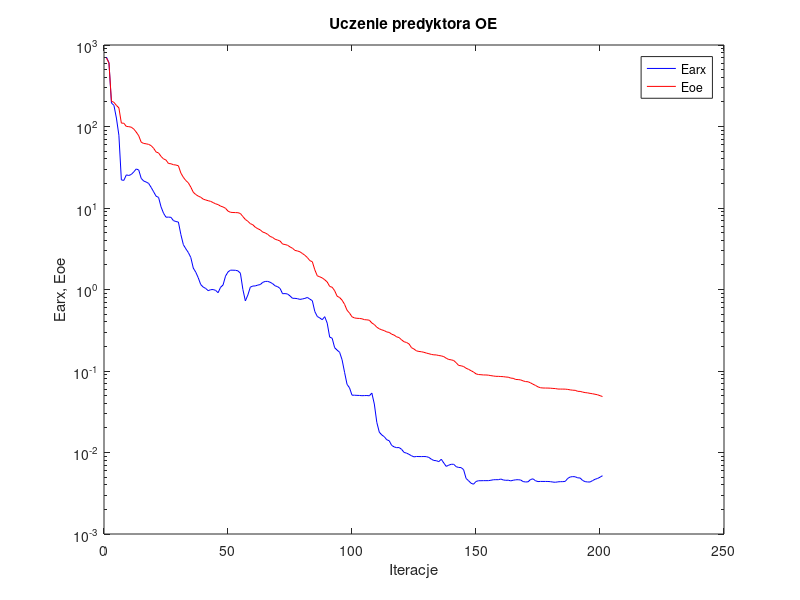
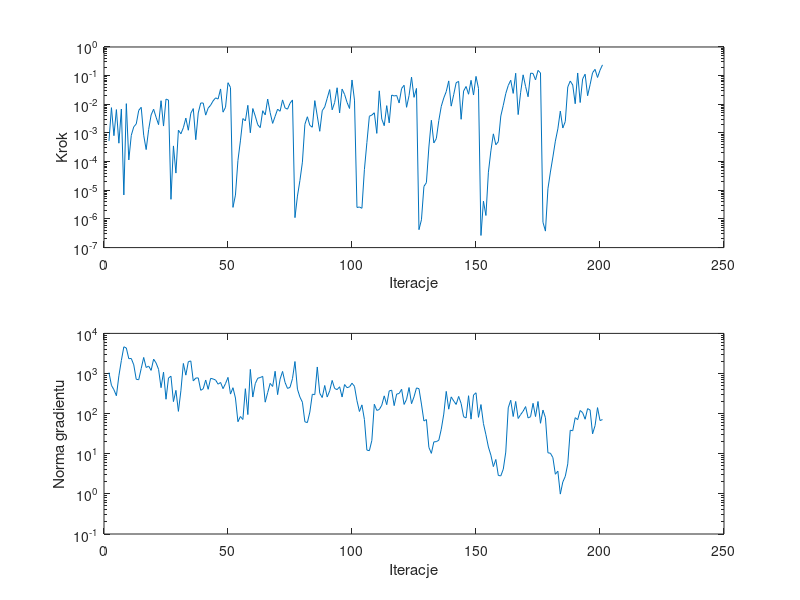

Recreate these plots in MATLAB, in order.
%uczenie predyktora oe
clear all;
n=0; farx(n+1)=7.065491e+002; foe(n+1)=6.926660e+002; wspucz(n+1)=0.000000e+000; ng(n+1)=0.000000e+000;
%odnowa zmiennej metryki
n=1; farx(n+1)=6.085497e+002; foe(n+1)=5.996253e+002; krok(n+1)=5.277180e-004; ng(n+1)=1.057308e+003;
n=2; farx(n+1)=1.940903e+002; foe(n+1)=2.041661e+002; krok(n+1)=7.632150e-003; ng(n+1)=5.073429e+002;
n=3; farx(n+1)=1.819928e+002; foe(n+1)=1.978897e+002; krok(n+1)=8.028344e-004; ng(n+1)=3.946813e+002;
n=4; farx(n+1)=1.269932e+002; foe(n+1)=1.816493e+002; krok(n+1)=6.543079e-003; ng(n+1)=2.792509e+002;
n=5; farx(n+1)=7.818705e+001; foe(n+1)=1.693325e+002; krok(n+1)=4.395065e-004; ng(n+1)=8.772086e+002;
n=6; farx(n+1)=2.210826e+001; foe(n+1)=1.100366e+002; krok(n+1)=6.854056e-003; ng(n+1)=2.114570e+003;
n=7; farx(n+1)=2.182408e+001; foe(n+1)=1.096769e+002; krok(n+1)=6.872937e-006; ng(n+1)=4.632837e+003;
n=8; farx(n+1)=2.549469e+001; foe(n+1)=1.002140e+002; krok(n+1)=1.053841e-002; ng(n+1)=4.322421e+003;
n=9; farx(n+1)=2.506531e+001; foe(n+1)=9.954585e+001; krok(n+1)=1.144049e-004; ng(n+1)=2.341016e+003;
n=10; farx(n+1)=2.580136e+001; foe(n+1)=9.805830e+001; krok(n+1)=8.258271e-004; ng(n+1)=2.370542e+003;
n=11; farx(n+1)=2.773318e+001; foe(n+1)=9.305051e+001; krok(n+1)=1.636169e-003; ng(n+1)=1.643475e+003;
n=12; farx(n+1)=3.014496e+001; foe(n+1)=8.541042e+001; krok(n+1)=2.063028e-003; ng(n+1)=7.174015e+002;
n=13; farx(n+1)=2.925962e+001; foe(n+1)=7.702370e+001; krok(n+1)=6.130766e-003; ng(n+1)=6.998372e+002;
n=14; farx(n+1)=2.310788e+001; foe(n+1)=6.416798e+001; krok(n+1)=7.852675e-003; ng(n+1)=1.329639e+003;
n=15; farx(n+1)=2.142322e+001; foe(n+1)=6.193664e+001; krok(n+1)=8.374265e-004; ng(n+1)=2.515182e+003;
n=16; farx(n+1)=2.084681e+001; foe(n+1)=6.135109e+001; krok(n+1)=2.632539e-004; ng(n+1)=1.411348e+003;
n=17; farx(n+1)=2.002552e+001; foe(n+1)=6.034394e+001; krok(n+1)=1.317301e-003; ng(n+1)=1.531499e+003;
n=18; farx(n+1)=1.791485e+001; foe(n+1)=5.824549e+001; krok(n+1)=4.258262e-003; ng(n+1)=1.197255e+003;
n=19; farx(n+1)=1.583475e+001; foe(n+1)=5.405035e+001; krok(n+1)=6.734730e-003; ng(n+1)=2.279911e+003;
n=20; farx(n+1)=1.396244e+001; foe(n+1)=4.869375e+001; krok(n+1)=3.544455e-003; ng(n+1)=1.833458e+003;
n=21; farx(n+1)=1.349060e+001; foe(n+1)=4.739012e+001; krok(n+1)=1.950271e-003; ng(n+1)=1.271509e+003;
n=22; farx(n+1)=1.032969e+001; foe(n+1)=4.295265e+001; krok(n+1)=1.333847e-002; ng(n+1)=4.434562e+002;
n=23; farx(n+1)=8.634125e+000; foe(n+1)=4.007010e+001; krok(n+1)=1.742801e-003; ng(n+1)=1.081770e+003;
n=24; farx(n+1)=7.709003e+000; foe(n+1)=3.875577e+001; krok(n+1)=1.519649e-002; ng(n+1)=2.284109e+002;
n=25; farx(n+1)=7.734284e+000; foe(n+1)=3.516064e+001; krok(n+1)=1.406421e-002; ng(n+1)=7.727683e+002;
%odnowa zmiennej metryki
n=26; farx(n+1)=7.680164e+000; foe(n+1)=3.489889e+001; krok(n+1)=4.837436e-006; ng(n+1)=8.564166e+002;
n=27; farx(n+1)=7.001884e+000; foe(n+1)=3.398220e+001; krok(n+1)=3.529670e-004; ng(n+1)=1.995049e+002;
n=28; farx(n+1)=6.823080e+000; foe(n+1)=3.367451e+001; krok(n+1)=3.980988e-005; ng(n+1)=3.803831e+002;
n=29; farx(n+1)=6.721952e+000; foe(n+1)=3.298064e+001; krok(n+1)=1.250908e-003; ng(n+1)=1.138909e+002;
n=30; farx(n+1)=4.717378e+000; foe(n+1)=2.681323e+001; krok(n+1)=9.352282e-004; ng(n+1)=3.703836e+002;
n=31; farx(n+1)=3.547953e+000; foe(n+1)=2.378659e+001; krok(n+1)=1.525147e-003; ng(n+1)=1.781796e+003;
n=32; farx(n+1)=3.156373e+000; foe(n+1)=2.171148e+001; krok(n+1)=3.303815e-003; ng(n+1)=9.109943e+002;
n=33; farx(n+1)=2.845186e+000; foe(n+1)=2.036611e+001; krok(n+1)=1.243743e-003; ng(n+1)=1.973995e+003;
n=34; farx(n+1)=2.470327e+000; foe(n+1)=1.803449e+001; krok(n+1)=4.869577e-003; ng(n+1)=2.057997e+003;
n=35; farx(n+1)=1.832687e+000; foe(n+1)=1.561393e+001; krok(n+1)=7.088910e-003; ng(n+1)=6.540153e+002;
n=36; farx(n+1)=1.630865e+000; foe(n+1)=1.463314e+001; krok(n+1)=5.823194e-004; ng(n+1)=7.711113e+002;
n=37; farx(n+1)=1.394472e+000; foe(n+1)=1.399363e+001; krok(n+1)=5.000456e-003; ng(n+1)=7.780440e+002;
n=38; farx(n+1)=1.150216e+000; foe(n+1)=1.355178e+001; krok(n+1)=1.109636e-002; ng(n+1)=3.817935e+002;
n=39; farx(n+1)=1.071731e+000; foe(n+1)=1.285208e+001; krok(n+1)=1.109636e-002; ng(n+1)=4.163277e+002;
n=40; farx(n+1)=1.029990e+000; foe(n+1)=1.255037e+001; krok(n+1)=4.191618e-003; ng(n+1)=6.885892e+002;
n=41; farx(n+1)=9.679202e-001; foe(n+1)=1.228927e+001; krok(n+1)=7.366454e-003; ng(n+1)=4.044919e+002;
n=42; farx(n+1)=9.945485e-001; foe(n+1)=1.206678e+001; krok(n+1)=9.317111e-003; ng(n+1)=7.575706e+002;
n=43; farx(n+1)=9.990225e-001; foe(n+1)=1.165455e+001; krok(n+1)=1.321526e-002; ng(n+1)=7.315741e+002;
n=44; farx(n+1)=9.759525e-001; foe(n+1)=1.125642e+001; krok(n+1)=1.676647e-002; ng(n+1)=6.876605e+002;
n=45; farx(n+1)=9.136283e-001; foe(n+1)=1.101146e+001; krok(n+1)=1.525264e-002; ng(n+1)=5.421445e+002;
n=46; farx(n+1)=1.064073e+000; foe(n+1)=1.054554e+001; krok(n+1)=3.432277e-002; ng(n+1)=5.988077e+002;
n=47; farx(n+1)=1.135703e+000; foe(n+1)=1.030184e+001; krok(n+1)=5.320104e-003; ng(n+1)=4.196662e+002;
n=48; farx(n+1)=1.459790e+000; foe(n+1)=9.922501e+000; krok(n+1)=7.883344e-003; ng(n+1)=5.623403e+002;
n=49; farx(n+1)=1.642068e+000; foe(n+1)=9.156106e+000; krok(n+1)=5.671128e-002; ng(n+1)=8.009262e+002;
n=50; farx(n+1)=1.727781e+000; foe(n+1)=8.859694e+000; krok(n+1)=3.871130e-002; ng(n+1)=3.073883e+002;
%odnowa zmiennej metryki
n=51; farx(n+1)=1.724797e+000; foe(n+1)=8.805045e+000; krok(n+1)=2.531451e-006; ng(n+1)=4.427436e+002;
n=52; farx(n+1)=1.720918e+000; foe(n+1)=8.783211e+000; krok(n+1)=6.790329e-006; ng(n+1)=2.448949e+002;
n=53; farx(n+1)=1.693855e+000; foe(n+1)=8.758168e+000; krok(n+1)=1.089132e-004; ng(n+1)=6.286052e+001;
n=54; farx(n+1)=1.584891e+000; foe(n+1)=8.559693e+000; krok(n+1)=5.295816e-004; ng(n+1)=8.481407e+001;
n=55; farx(n+1)=1.001308e+000; foe(n+1)=7.849392e+000; krok(n+1)=3.174920e-003; ng(n+1)=7.146407e+001;
n=56; farx(n+1)=7.245106e-001; foe(n+1)=7.239439e+000; krok(n+1)=2.634602e-003; ng(n+1)=4.184673e+002;
n=57; farx(n+1)=8.555053e-001; foe(n+1)=6.869681e+000; krok(n+1)=9.210884e-003; ng(n+1)=9.474764e+001;
n=58; farx(n+1)=1.069169e+000; foe(n+1)=6.428275e+000; krok(n+1)=1.016331e-003; ng(n+1)=1.266656e+003;
n=59; farx(n+1)=1.102756e+000; foe(n+1)=6.234946e+000; krok(n+1)=7.119007e-003; ng(n+1)=2.591819e+002;
n=60; farx(n+1)=1.106509e+000; foe(n+1)=5.810138e+000; krok(n+1)=3.868579e-003; ng(n+1)=5.599850e+002;
n=61; farx(n+1)=1.133047e+000; foe(n+1)=5.574641e+000; krok(n+1)=1.934772e-003; ng(n+1)=7.646068e+002;
n=62; farx(n+1)=1.149174e+000; foe(n+1)=5.389286e+000; krok(n+1)=1.532691e-003; ng(n+1)=7.933551e+002;
n=63; farx(n+1)=1.223508e+000; foe(n+1)=5.067283e+000; krok(n+1)=5.967857e-003; ng(n+1)=8.487963e+002;
n=64; farx(n+1)=1.255638e+000; foe(n+1)=4.952149e+000; krok(n+1)=4.264608e-003; ng(n+1)=1.929722e+002;
n=65; farx(n+1)=1.258997e+000; foe(n+1)=4.749904e+000; krok(n+1)=1.526430e-002; ng(n+1)=3.354658e+002;
n=66; farx(n+1)=1.226475e+000; foe(n+1)=4.481225e+000; krok(n+1)=5.119766e-003; ng(n+1)=5.679179e+002;
n=67; farx(n+1)=1.179253e+000; foe(n+1)=4.350554e+000; krok(n+1)=2.156451e-003; ng(n+1)=4.755550e+002;
n=68; farx(n+1)=1.109999e+000; foe(n+1)=4.133785e+000; krok(n+1)=3.799123e-003; ng(n+1)=1.137210e+003;
n=69; farx(n+1)=1.083898e+000; foe(n+1)=4.043425e+000; krok(n+1)=6.752063e-003; ng(n+1)=2.975366e+002;
n=70; farx(n+1)=1.029776e+000; foe(n+1)=3.930336e+000; krok(n+1)=5.711898e-003; ng(n+1)=7.238162e+002;
n=71; farx(n+1)=8.875776e-001; foe(n+1)=3.615159e+000; krok(n+1)=1.423591e-002; ng(n+1)=1.127757e+003;
n=72; farx(n+1)=8.910180e-001; foe(n+1)=3.562968e+000; krok(n+1)=7.481826e-003; ng(n+1)=6.006806e+002;
n=73; farx(n+1)=8.812687e-001; foe(n+1)=3.492928e+000; krok(n+1)=6.764823e-003; ng(n+1)=4.249410e+002;
n=74; farx(n+1)=8.344932e-001; foe(n+1)=3.331786e+000; krok(n+1)=1.082825e-002; ng(n+1)=4.508761e+002;
n=75; farx(n+1)=7.802937e-001; foe(n+1)=3.208447e+000; krok(n+1)=1.417782e-002; ng(n+1)=7.464295e+002;
%odnowa zmiennej metryki
n=76; farx(n+1)=7.791474e-001; foe(n+1)=3.017499e+000; krok(n+1)=1.109990e-006; ng(n+1)=1.989950e+003;
n=77; farx(n+1)=7.716528e-001; foe(n+1)=2.970462e+000; krok(n+1)=6.273370e-006; ng(n+1)=4.073745e+002;
n=78; farx(n+1)=7.565733e-001; foe(n+1)=2.901569e+000; krok(n+1)=2.201687e-005; ng(n+1)=2.590528e+002;
n=79; farx(n+1)=7.653298e-001; foe(n+1)=2.766124e+000; krok(n+1)=9.579321e-005; ng(n+1)=1.928216e+002;
n=80; farx(n+1)=7.778824e-001; foe(n+1)=2.629288e+000; krok(n+1)=1.997747e-003; ng(n+1)=6.259899e+001;
n=81; farx(n+1)=7.992418e-001; foe(n+1)=2.466492e+000; krok(n+1)=3.677109e-003; ng(n+1)=5.983576e+001;
n=82; farx(n+1)=7.616711e-001; foe(n+1)=2.260886e+000; krok(n+1)=1.841613e-003; ng(n+1)=1.093635e+002;
n=83; farx(n+1)=7.296439e-001; foe(n+1)=2.191808e+000; krok(n+1)=1.587460e-003; ng(n+1)=3.045995e+002;
n=84; farx(n+1)=5.370549e-001; foe(n+1)=1.744737e+000; krok(n+1)=1.343762e-002; ng(n+1)=2.975018e+002;
n=85; farx(n+1)=4.668293e-001; foe(n+1)=1.472645e+000; krok(n+1)=3.880673e-003; ng(n+1)=1.455803e+003;
n=86; farx(n+1)=4.479452e-001; foe(n+1)=1.430945e+000; krok(n+1)=1.143778e-003; ng(n+1)=3.206591e+002;
n=87; farx(n+1)=4.259115e-001; foe(n+1)=1.387512e+000; krok(n+1)=5.980899e-003; ng(n+1)=2.521688e+002;
n=88; farx(n+1)=4.643495e-001; foe(n+1)=1.316943e+000; krok(n+1)=8.085176e-003; ng(n+1)=5.030577e+002;
n=89; farx(n+1)=3.867033e-001; foe(n+1)=1.237483e+000; krok(n+1)=1.617035e-002; ng(n+1)=2.596616e+002;
n=90; farx(n+1)=2.605145e-001; foe(n+1)=1.090265e+000; krok(n+1)=3.262119e-002; ng(n+1)=3.697957e+002;
n=91; farx(n+1)=2.525898e-001; foe(n+1)=1.066403e+000; krok(n+1)=6.425309e-003; ng(n+1)=6.730117e+002;
n=92; farx(n+1)=1.931497e-001; foe(n+1)=9.664373e-001; krok(n+1)=1.153579e-002; ng(n+1)=4.233275e+002;
n=93; farx(n+1)=1.803537e-001; foe(n+1)=8.271190e-001; krok(n+1)=3.778964e-002; ng(n+1)=3.969839e+002;
n=94; farx(n+1)=1.698049e-001; foe(n+1)=7.972328e-001; krok(n+1)=5.000456e-003; ng(n+1)=4.672944e+002;
n=95; farx(n+1)=1.373618e-001; foe(n+1)=7.393720e-001; krok(n+1)=3.394649e-002; ng(n+1)=2.598338e+002;
n=96; farx(n+1)=9.642302e-002; foe(n+1)=6.581828e-001; krok(n+1)=2.223039e-002; ng(n+1)=5.305814e+002;
n=97; farx(n+1)=6.858696e-002; foe(n+1)=5.568648e-001; krok(n+1)=1.168746e-002; ng(n+1)=4.443154e+002;
n=98; farx(n+1)=6.217764e-002; foe(n+1)=5.135958e-001; krok(n+1)=7.145002e-003; ng(n+1)=4.644490e+002;
n=99; farx(n+1)=5.050762e-002; foe(n+1)=4.627328e-001; krok(n+1)=7.045190e-002; ng(n+1)=5.731520e+002;
n=100; farx(n+1)=5.045430e-002; foe(n+1)=4.479390e-001; krok(n+1)=1.400181e-002; ng(n+1)=4.787958e+002;
%odnowa zmiennej metryki
n=101; farx(n+1)=5.024672e-002; foe(n+1)=4.432396e-001; krok(n+1)=2.516317e-006; ng(n+1)=2.096925e+002;
n=102; farx(n+1)=5.011414e-002; foe(n+1)=4.415632e-001; krok(n+1)=2.606251e-006; ng(n+1)=1.130361e+002;
n=103; farx(n+1)=4.977681e-002; foe(n+1)=4.371644e-001; krok(n+1)=2.352749e-006; ng(n+1)=1.652670e+002;
n=104; farx(n+1)=4.992456e-002; foe(n+1)=4.266720e-001; krok(n+1)=5.255671e-005; ng(n+1)=7.160128e+001;
n=105; farx(n+1)=5.003730e-002; foe(n+1)=4.243977e-001; krok(n+1)=4.604034e-004; ng(n+1)=1.234370e+001;
n=106; farx(n+1)=4.964276e-002; foe(n+1)=4.198024e-001; krok(n+1)=3.835857e-003; ng(n+1)=1.192676e+001;
n=107; farx(n+1)=5.359769e-002; foe(n+1)=3.882494e-001; krok(n+1)=4.208519e-003; ng(n+1)=2.147373e+001;
n=108; farx(n+1)=3.933620e-002; foe(n+1)=3.715060e-001; krok(n+1)=5.060913e-003; ng(n+1)=1.715682e+002;
n=109; farx(n+1)=2.344353e-002; foe(n+1)=3.445563e-001; krok(n+1)=9.671447e-004; ng(n+1)=1.203986e+002;
n=110; farx(n+1)=1.778225e-002; foe(n+1)=3.295861e-001; krok(n+1)=2.946581e-002; ng(n+1)=1.266616e+002;
n=111; farx(n+1)=1.643120e-002; foe(n+1)=3.198561e-001; krok(n+1)=3.065383e-003; ng(n+1)=1.621492e+002;
n=112; farx(n+1)=1.564229e-002; foe(n+1)=3.130306e-001; krok(n+1)=1.793067e-003; ng(n+1)=2.774220e+002;
n=113; farx(n+1)=1.434671e-002; foe(n+1)=3.014347e-001; krok(n+1)=8.988693e-003; ng(n+1)=1.672102e+002;
n=114; farx(n+1)=1.394063e-002; foe(n+1)=2.975701e-001; krok(n+1)=2.249238e-003; ng(n+1)=3.674206e+002;
n=115; farx(n+1)=1.221412e-002; foe(n+1)=2.828853e-001; krok(n+1)=2.107682e-002; ng(n+1)=3.847938e+002;
n=116; farx(n+1)=1.171572e-002; foe(n+1)=2.757390e-001; krok(n+1)=1.949868e-002; ng(n+1)=1.583827e+002;
n=117; farx(n+1)=1.147148e-002; foe(n+1)=2.623625e-001; krok(n+1)=2.038894e-002; ng(n+1)=3.069795e+002;
n=118; farx(n+1)=1.149533e-002; foe(n+1)=2.571611e-001; krok(n+1)=1.111520e-002; ng(n+1)=3.179202e+002;
n=119; farx(n+1)=1.093605e-002; foe(n+1)=2.408315e-001; krok(n+1)=3.571281e-002; ng(n+1)=4.043187e+002;
n=120; farx(n+1)=1.001900e-002; foe(n+1)=2.284947e-001; krok(n+1)=4.614317e-002; ng(n+1)=1.694848e+002;
n=121; farx(n+1)=9.827060e-003; foe(n+1)=2.238410e-001; krok(n+1)=7.860345e-003; ng(n+1)=2.274305e+002;
n=122; farx(n+1)=9.490821e-003; foe(n+1)=2.147036e-001; krok(n+1)=2.015462e-002; ng(n+1)=4.474758e+002;
n=123; farx(n+1)=9.116331e-003; foe(n+1)=1.932157e-001; krok(n+1)=8.877087e-002; ng(n+1)=1.770288e+002;
n=124; farx(n+1)=8.839225e-003; foe(n+1)=1.859460e-001; krok(n+1)=1.750226e-002; ng(n+1)=2.620117e+002;
n=125; farx(n+1)=8.934810e-003; foe(n+1)=1.766039e-001; krok(n+1)=3.586741e-002; ng(n+1)=4.374673e+002;
%odnowa zmiennej metryki
n=126; farx(n+1)=8.918320e-003; foe(n+1)=1.737140e-001; krok(n+1)=4.222395e-007; ng(n+1)=4.187709e+002;
n=127; farx(n+1)=8.911052e-003; foe(n+1)=1.722861e-001; krok(n+1)=9.339694e-007; ng(n+1)=1.731315e+002;
n=128; farx(n+1)=8.926946e-003; foe(n+1)=1.695460e-001; krok(n+1)=1.361415e-005; ng(n+1)=6.546825e+001;
n=129; farx(n+1)=8.896850e-003; foe(n+1)=1.659684e-001; krok(n+1)=1.850942e-005; ng(n+1)=7.132716e+001;
n=130; farx(n+1)=8.701623e-003; foe(n+1)=1.630016e-001; krok(n+1)=3.229906e-004; ng(n+1)=1.441616e+001;
n=131; farx(n+1)=8.273216e-003; foe(n+1)=1.598557e-001; krok(n+1)=2.778799e-003; ng(n+1)=1.022928e+001;
n=132; farx(n+1)=7.983397e-003; foe(n+1)=1.578928e-001; krok(n+1)=4.480372e-004; ng(n+1)=1.976776e+001;
n=133; farx(n+1)=7.934641e-003; foe(n+1)=1.574673e-001; krok(n+1)=6.369581e-004; ng(n+1)=2.005944e+001;
n=134; farx(n+1)=7.729104e-003; foe(n+1)=1.548687e-001; krok(n+1)=2.707062e-003; ng(n+1)=2.168943e+001;
n=135; farx(n+1)=8.260955e-003; foe(n+1)=1.532839e-001; krok(n+1)=8.534063e-003; ng(n+1)=4.101629e+001;
n=136; farx(n+1)=7.442798e-003; foe(n+1)=1.501916e-001; krok(n+1)=1.660195e-002; ng(n+1)=9.741375e+001;
n=137; farx(n+1)=6.754718e-003; foe(n+1)=1.434381e-001; krok(n+1)=2.779047e-002; ng(n+1)=3.585824e+002;
n=138; farx(n+1)=6.990095e-003; foe(n+1)=1.384557e-001; krok(n+1)=6.544743e-002; ng(n+1)=1.290623e+002;
n=139; farx(n+1)=7.171118e-003; foe(n+1)=1.371515e-001; krok(n+1)=8.625805e-003; ng(n+1)=2.616228e+002;
n=140; farx(n+1)=7.170625e-003; foe(n+1)=1.345069e-001; krok(n+1)=2.160287e-002; ng(n+1)=2.071888e+002;
n=141; farx(n+1)=6.704748e-003; foe(n+1)=1.263827e-001; krok(n+1)=5.671128e-002; ng(n+1)=1.695120e+002;
n=142; farx(n+1)=6.552653e-003; foe(n+1)=1.170558e-001; krok(n+1)=6.306675e-002; ng(n+1)=2.684154e+002;
n=143; farx(n+1)=6.527167e-003; foe(n+1)=1.158653e-001; krok(n+1)=2.999882e-003; ng(n+1)=1.789275e+002;
n=144; farx(n+1)=6.159234e-003; foe(n+1)=1.135183e-001; krok(n+1)=2.896961e-002; ng(n+1)=8.383886e+001;
n=145; farx(n+1)=4.804791e-003; foe(n+1)=1.081142e-001; krok(n+1)=4.183102e-002; ng(n+1)=7.816125e+001;
n=146; farx(n+1)=4.502803e-003; foe(n+1)=1.048243e-001; krok(n+1)=2.243330e-002; ng(n+1)=2.796236e+002;
n=147; farx(n+1)=4.196106e-003; foe(n+1)=1.008877e-001; krok(n+1)=6.864555e-002; ng(n+1)=7.293402e+001;
n=148; farx(n+1)=4.081903e-003; foe(n+1)=9.718008e-002; krok(n+1)=2.107682e-002; ng(n+1)=2.908597e+002;
n=149; farx(n+1)=4.410394e-003; foe(n+1)=9.222904e-002; krok(n+1)=9.420590e-002; ng(n+1)=3.313220e+002;
n=150; farx(n+1)=4.505008e-003; foe(n+1)=9.055412e-002; krok(n+1)=3.586741e-002; ng(n+1)=8.082322e+001;
%odnowa zmiennej metryki
n=151; farx(n+1)=4.504826e-003; foe(n+1)=9.005893e-002; krok(n+1)=2.649707e-007; ng(n+1)=1.684443e+002;
n=152; farx(n+1)=4.515637e-003; foe(n+1)=8.943399e-002; krok(n+1)=4.171130e-006; ng(n+1)=5.642170e+001;
n=153; farx(n+1)=4.515226e-003; foe(n+1)=8.938916e-002; krok(n+1)=1.319916e-006; ng(n+1)=2.977889e+001;
n=154; farx(n+1)=4.515788e-003; foe(n+1)=8.890226e-002; krok(n+1)=4.279756e-005; ng(n+1)=1.471889e+001;
n=155; farx(n+1)=4.564137e-003; foe(n+1)=8.775688e-002; krok(n+1)=2.379126e-004; ng(n+1)=9.239522e+000;
n=156; farx(n+1)=4.628946e-003; foe(n+1)=8.684783e-002; krok(n+1)=9.305128e-004; ng(n+1)=4.782891e+000;
n=157; farx(n+1)=4.641041e-003; foe(n+1)=8.603563e-002; krok(n+1)=3.870231e-004; ng(n+1)=7.209930e+000;
n=158; farx(n+1)=4.638443e-003; foe(n+1)=8.598158e-002; krok(n+1)=4.988661e-004; ng(n+1)=2.876940e+000;
n=159; farx(n+1)=4.724932e-003; foe(n+1)=8.558975e-002; krok(n+1)=3.900542e-003; ng(n+1)=2.811349e+000;
n=160; farx(n+1)=4.604859e-003; foe(n+1)=8.526521e-002; krok(n+1)=9.231862e-003; ng(n+1)=4.131933e+000;
n=161; farx(n+1)=4.557465e-003; foe(n+1)=8.439014e-002; krok(n+1)=2.366211e-002; ng(n+1)=1.100909e+001;
n=162; farx(n+1)=4.572222e-003; foe(n+1)=8.395345e-002; krok(n+1)=4.523999e-002; ng(n+1)=1.393536e+002;
n=163; farx(n+1)=4.488892e-003; foe(n+1)=8.188975e-002; krok(n+1)=6.918848e-002; ng(n+1)=2.159680e+002;
n=164; farx(n+1)=4.567285e-003; foe(n+1)=8.125385e-002; krok(n+1)=2.399905e-002; ng(n+1)=8.476650e+001;
n=165; farx(n+1)=4.624853e-003; foe(n+1)=7.872359e-002; krok(n+1)=1.210738e-001; ng(n+1)=2.012209e+002;
n=166; farx(n+1)=4.636206e-003; foe(n+1)=7.849708e-002; krok(n+1)=4.375565e-003; ng(n+1)=7.566004e+001;
n=167; farx(n+1)=4.599317e-003; foe(n+1)=7.775525e-002; krok(n+1)=2.617232e-002; ng(n+1)=9.491455e+001;
n=168; farx(n+1)=4.399817e-003; foe(n+1)=7.563666e-002; krok(n+1)=1.067078e-001; ng(n+1)=1.149110e+002;
n=169; farx(n+1)=4.347608e-003; foe(n+1)=7.416756e-002; krok(n+1)=4.161404e-002; ng(n+1)=1.500065e+002;
n=170; farx(n+1)=4.371743e-003; foe(n+1)=7.378033e-002; krok(n+1)=1.835014e-002; ng(n+1)=7.802891e+001;
n=171; farx(n+1)=4.667989e-003; foe(n+1)=7.150581e-002; krok(n+1)=1.221144e-001; ng(n+1)=8.392433e+001;
n=172; farx(n+1)=4.751081e-003; foe(n+1)=6.880316e-002; krok(n+1)=1.191056e-001; ng(n+1)=1.809346e+002;
n=173; farx(n+1)=4.499325e-003; foe(n+1)=6.649354e-002; krok(n+1)=7.100297e-002; ng(n+1)=8.444670e+001;
n=174; farx(n+1)=4.397839e-003; foe(n+1)=6.385204e-002; krok(n+1)=1.525604e-001; ng(n+1)=2.009180e+002;
n=175; farx(n+1)=4.417668e-003; foe(n+1)=6.233297e-002; krok(n+1)=1.244935e-001; ng(n+1)=5.752344e+001;
%odnowa zmiennej metryki
n=176; farx(n+1)=4.415124e-003; foe(n+1)=6.188817e-002; krok(n+1)=7.662204e-007; ng(n+1)=1.226371e+002;
n=177; farx(n+1)=4.414506e-003; foe(n+1)=6.179083e-002; krok(n+1)=3.763131e-007; ng(n+1)=7.932005e+001;
n=178; farx(n+1)=4.411029e-003; foe(n+1)=6.173698e-002; krok(n+1)=1.126542e-005; ng(n+1)=1.056156e+001;
n=179; farx(n+1)=4.388586e-003; foe(n+1)=6.153247e-002; krok(n+1)=4.334515e-005; ng(n+1)=1.031670e+001;
n=180; farx(n+1)=4.337746e-003; foe(n+1)=6.112741e-002; krok(n+1)=1.448755e-004; ng(n+1)=8.024603e+000;
n=181; farx(n+1)=4.313176e-003; foe(n+1)=6.087334e-002; krok(n+1)=5.188110e-004; ng(n+1)=3.086036e+000;
n=182; farx(n+1)=4.363363e-003; foe(n+1)=6.009346e-002; krok(n+1)=1.387045e-003; ng(n+1)=3.685853e+000;
n=183; farx(n+1)=4.386846e-003; foe(n+1)=6.001706e-002; krok(n+1)=5.801633e-003; ng(n+1)=9.878043e-001;
n=184; farx(n+1)=4.389621e-003; foe(n+1)=5.999852e-002; krok(n+1)=1.486486e-003; ng(n+1)=1.974580e+000;
n=185; farx(n+1)=4.426585e-003; foe(n+1)=5.989296e-002; krok(n+1)=2.511123e-003; ng(n+1)=2.735423e+000;
n=186; farx(n+1)=4.815667e-003; foe(n+1)=5.946776e-002; krok(n+1)=4.017657e-002; ng(n+1)=5.594622e+000;
n=187; farx(n+1)=5.010189e-003; foe(n+1)=5.867250e-002; krok(n+1)=6.488875e-002; ng(n+1)=3.860454e+001;
n=188; farx(n+1)=5.061320e-003; foe(n+1)=5.814354e-002; krok(n+1)=4.715694e-002; ng(n+1)=3.743175e+001;
n=189; farx(n+1)=5.037916e-003; foe(n+1)=5.791670e-002; krok(n+1)=1.046652e-002; ng(n+1)=7.939180e+001;
n=190; farx(n+1)=4.890628e-003; foe(n+1)=5.633459e-002; krok(n+1)=1.237945e-001; ng(n+1)=7.087499e+001;
n=191; farx(n+1)=4.866283e-003; foe(n+1)=5.618400e-002; krok(n+1)=1.154146e-002; ng(n+1)=1.198047e+002;
n=192; farx(n+1)=4.536979e-003; foe(n+1)=5.513240e-002; krok(n+1)=7.689657e-002; ng(n+1)=1.054861e+002;
n=193; farx(n+1)=4.391295e-003; foe(n+1)=5.433041e-002; krok(n+1)=1.125137e-001; ng(n+1)=7.251810e+001;
n=194; farx(n+1)=4.350034e-003; foe(n+1)=5.391959e-002; krok(n+1)=1.987953e-002; ng(n+1)=1.334025e+002;
n=195; farx(n+1)=4.345983e-003; foe(n+1)=5.315366e-002; krok(n+1)=4.818488e-002; ng(n+1)=1.233862e+002;
n=196; farx(n+1)=4.522565e-003; foe(n+1)=5.257255e-002; krok(n+1)=1.261335e-001; ng(n+1)=3.139265e+001;
n=197; farx(n+1)=4.693067e-003; foe(n+1)=5.183740e-002; krok(n+1)=1.659775e-001; ng(n+1)=5.000629e+001;
n=198; farx(n+1)=4.800442e-003; foe(n+1)=5.110680e-002; krok(n+1)=8.641149e-002; ng(n+1)=1.412057e+002;
n=199; farx(n+1)=4.975929e-003; foe(n+1)=4.982381e-002; krok(n+1)=1.540951e-001; ng(n+1)=6.730783e+001;
n=200; farx(n+1)=5.190722e-003; foe(n+1)=4.861808e-002; krok(n+1)=2.378132e-001; ng(n+1)=7.109092e+001;

figure; semilogy(farx,'b'); hold on; semilogy(foe,'r'); xlabel('Iteracje'); ylabel('Earx, Eoe'); legend('Earx','Eoe'); title('Uczenie predyktora OE');
figure; subplot(2,1,1); semilogy(krok); xlabel('Iteracje'); ylabel('Krok');
subplot(2,1,2); semilogy(ng); xlabel('Iteracje'); ylabel('Norma gradientu');
Earx=farx(n+1)
Eoe=foe(n+1)
